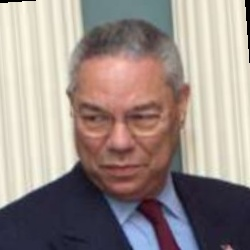
#> input picture module_2/data/lfw_funneled/Colin_Powell/Colin_Powell_0050.jpg, 250 x 250 px, found by its file name; its folder holds 4 pictures in this run
$ jupyter execute --allow-errors LIVE_Dimensionality_Reduction.ipynb   (shell and % lines are left out)
#> lines starting #> are read from the running program, lines starting #| are printed output that depends on the picture
## LIVE: Dimensionality Reduction
[ AppliedAICourse.com ]

**Pre-requisites:**
-  Three chapters @ AppliedAICourse starting from this video: https://www.appliedaicourse.com/lecture/11/applied-machine-learning-online-course/2878/what-is-dimensionality-reduction/2/module-2-data-science-exploratory-data-analysis-and-data-visualization

- Chapter names:
  1. Dimensionality reduction and Visualization
  2. PCA(Principal Component Analysis)
  3.  (t-SNE)T-distributed Stochastic Neighbourhood Embedding

**Agenda:**
- Code walk-through of
  - Dataset loading
  - Colab + GDrive
  - PCA
  - tSNE
- Introduce Scikit-Learn, OpenCV
- No theory, as it is already covered in the course videos.
- Key ingredients: Google + References + Basics of Python + Experiment + lots-of-patience + Check all inputs and outputs

### Data Matrix:
- Load + Preprocess-operations
- Face-Dataset:
  - http://vis-www.cs.umass.edu/lfw/
  - Download: http://vis-www.cs.umass.edu/lfw/lfw-funneled.tgz
- Download + Unzip + Upload to Drive to be used with Colab.

**lfw_funneled**:
- Download + Unzip
- "ls" to list folders
- some folders like George_W_Bush have more iamges and others have too few.
- http://vis-www.cs.umass.edu/lfw/#information
  - 13233 images
  - 5749 people
  - 1680 people with two or more images
- Idea: Let us only retain a few folders which have atleast 100 images per person/folder.
- Code on your laptop to remove folders with <100 images
- Upload foldes with >= 100 images to GDrive to save bandwidth

[cell 1]
# DONOT RUN this cell
# RUN IT ON YOUR COMPUTER to remove folder with < 100 images
import os
import shutil


directory = r'/home/raghav/Downloads/lfw_funneled/'

#Google "For each file in a directory Python" ---> https://www.newbedev.com/python/howto/how-to-iterate-over-files-in-a-given-directory/

for subfolder in os.listdir(directory):
    if os.path.isdir(directory+subfolder): #Google "IS direcotry or file Python" ----> https://pythonexamples.org/python-check-if-path-is-file-or-directory/
    	# print(subfolder)
    	# Google "number of files in a folder python " ----->https://stackoverflow.com/questions/2632205/how-to-count-the-number-of-files-in-a-directory-using-python
    	l =len(os.listdir(directory+subfolder))
    	if l < 100:
    		# Google: " Deletedirectory Python" --->https://linuxize.com/post/python-delete-files-and-directories/#deleting-directories-folders(directory+subfolder)
    		shutil.rmtree(directory+subfolder)
    	else:
    		print(subfolder + str(l))
#> pass 2 of the loop `for subfolder in os.listdir(directory):`:

 ***Uplaod 1153 files in 5 folders to GDrive. Ignore the txt files.***

**How to prevent Google Colab from disconnecting ?**

- https://medium.com/@shivamrawat_756/how-to-prevent-google-colab-from-disconnecting-717b88a128c0
- Easy to follow steps.

[cell 2]
# 1. Load data into Colab from Drive

# 1.1 Mount the google drive
# Tutorial: https://colab.research.google.com/notebooks/io.ipynb#scrollTo=u22w3BFiOveA
from google.colab import drive
drive.mount('/content/gdrive/')

# If you have too many files/folder in your drive at the top-level, you may encounter:
# ValueError: mount failed: timeout during initial read of root folder; for more info: https://research.google.com/colaboratory/faq.html#drive-timeout

# Organize your drive into few key folders at the top-level to avoid timeout errors

[cell 3]
# 1.2 Subfolder Paths

## See the files section in the side-window and figure out the folders/files

[cell 4]
# 1.3 Python code to list files and folders
# Same code snippets/functions as in code executed on your computer above.

import os
directory = r'/home/raghav/appliedai/module_2/data/lfw_funneled'
cnt = 0

for subfolder in os.listdir(directory):
  p = os.path.join(directory, subfolder)

  if os.path.isdir(p):

    print(p)
    print("****************************")

    for f in os.listdir(p):
      if f.endswith(".jpg"):
        fname = p + "/" + f
        # print(fname)
        cnt += 1
#> pass 2 of the loop `for subfolder in os.listdir(directory):`:
print(cnt)

[cell 5]
#1.4 Load one image & reshape into a vector

# Google "read image in opencv python " ---> https://opencv-python-tutroals.readthedocs.io/en/latest/py_tutorials/py_gui/py_image_display/py_image_display.html

import cv2 # opencv python
import numpy as np


# load the image
# Load an color image in grayscale
# Refer:https://docs.opencv.org/2.4/modules/highgui/doc/reading_and_writing_images_and_video.html?highlight=imread#imread
im = cv2.imread('/home/raghav/appliedai/module_2/data/lfw_funneled/Colin_Powell/Colin_Powell_0050.jpg',0)
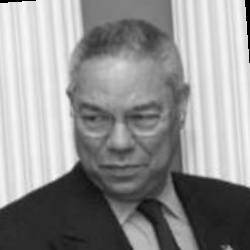
#> im: shape (250, 250); min 0, max 250, mean 146

print(type(im))
#| <class 'numpy.ndarray'>
print(im.shape)
#| (250, 250)

# show the image using MatPlotLib (seen earlier)
import matplotlib.pyplot as plt


plt.imshow(im, cmap=plt.get_cmap('gray'))
plt.show()

# reshape im to a vector
d = 62500 # dim of each image
imVec = np.reshape(im,(1,d)) # row-vector 1 X 62500
print(imVec.shape)
#| (1, 62500)

[cell 6]
# Make a function out of it
def loadImage(fileName):
  # load the image
  # Load an color image in grayscale
  # Refer:https://docs.opencv.org/2.4/modules/highgui/doc/reading_and_writing_images_and_video.html?highlight=imread#imread
  im = cv2.imread(fileName,0)
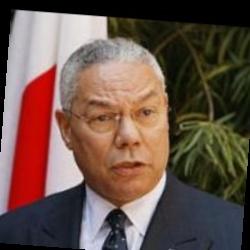
#> input picture module_2/data/lfw_funneled/Colin_Powell/Colin_Powell_0002.jpg, 250 x 250 px, found by its file name
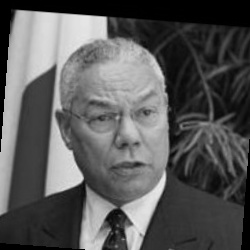
#> im: shape (250, 250); min 0, max 236, mean 89

  # reshape im to a vector
  d = 62500 # dim of each image
  imVec = np.reshape(im,(1,d)) # row-vector 1 X 62500
  return imVec

[cell 7]
# 1.5 Build a Data-Matrix with each row as an image
n = 1140
d = 62500

data = np.zeros((n,d))

index_file = dict(); # store ampping from row-index to filename

labels = [] # one unique number for all images in  each folder

# Reusing the code above to ietarte through each folder and image
import os
directory = r'/home/raghav/appliedai/module_2/data/lfw_funneled'

i=0
folderNum=-1;

for subfolder in os.listdir(directory): # for each folder
  p = os.path.join(directory, subfolder)

  if os.path.isdir(p): # check for subfolders
    folderNum += 1;

    for f in os.listdir(p):

      if f.endswith(".jpg"): # check for image files
        fname = p + "/" + f

        data[i,:] = loadImage(fname)
        index_file[i] = fname
        labels.append(folderNum)

        i += 1
#> pass 2 of the loop `for subfolder in os.listdir(directory):`:
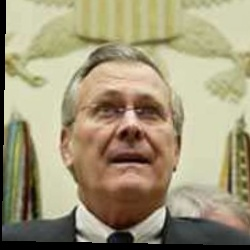
#> input picture module_2/data/lfw_funneled/Donald_Rumsfeld/Donald_Rumsfeld_0001.jpg, 250 x 250 px, found by its file name
#> in loadImage (call 5), `im = cv2.imread(fileName,0)`:
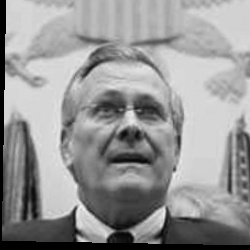
#> im: shape (250, 250); min 0, max 246, mean 149.9


print(i-1)
print(index_file.get(i-1))
print(labels[i-1])
# takes time as it has to load each iamge from disk and put it into memory

[cell 8]
print(data.shape)

# 1.6 sanity checks
print(np.max(data[10,:]))
print(np.min(data[10,:]))
print(np.mean(data[10,:]))

# thorough sanity checks to mkse sure everything is alright
tmp = data[10,:].reshape((250,250))

plt.imshow(tmp, cmap=plt.get_cmap('gray'))
plt.show()

#> (the rest of this cell did not finish here and is left out)

[cell 9]
# Let us store the data and index_file to drive so that we can load them directly
# Pickle Files

import pickle
# Google "read and write pickle files" ---> https://wiki.python.org/moin/UsingPickle

fName = directory + "data.pkl"
#> (the rest of this cell did not finish here and is left out)

### Scikit-Learn: PCA
- We will cover step by step and build slowly.
- Key ingredients: Google + References + Basics of Python + Experiment + lots-of-patience + Check all inputs and outputs
-  User-Guides: https://scikit-learn.org/stable/user_guide.html
- API: https://scikit-learn.org/stable/modules/classes.html
- Every library has a unique way of performing its operations. You just have to get used to it.

- Google "SKlearn PCA" ---> https://scikit-learn.org/stable/modules/classes.html

- Indepth reading: https://scikit-learn.org/stable/modules/classes.html + examples on the page

[cell 10]
# data-preprocess: mean centering +  variance scaling for each featrue
# Wiki for PCA: "PCA can be done by eigenvalue decomposition of a data covariance (or correlation)
# matrix or singular value decomposition of a data matrix, usually after a normalization
# step of the initial data. The normalization of each attribute consists of mean centering –
# subtracting each data value from its variable's measured mean so that its empirical mean (average) is zero.
# Some fields, in addition to normalizing the mean, do so for each variable's variance (to make it equal to 1)"

from sklearn import preprocessing
data_scaled = preprocessing.scale(data) #normalization
print(data_scaled.shape)

# viz a standarized image
tmp = data_scaled[10,:].reshape((250,250))
plt.imshow(tmp, cmap=plt.get_cmap('gray'))
plt.show()

[cell 11]
from sklearn.decomposition import PCA
import time
pca = PCA(n_components = 50)

start_time = time.time()
pca.fit(data_scaled)
end_time = time.time()

print(end_time-start_time)

print(pca)

[cell 12]
print(pca.explained_variance_ratio_)

import seaborn as sns

plt.plot(pca.explained_variance_ratio_)
plt.grid()
plt.xlabel('component')
plt.ylabel('variance explained')
plt.show()
#> figure, not shown here; curve peaks at x = 0, y = 0.87

[cell 13]
# visualize the images corresponding to the top eigenvectors
print(pca.components_.shape)

# Google "Subplots in Matplotlib" ---> https://jakevdp.github.io/PythonDataScienceHandbook/04.08-multiple-subplots.html

for i in range(pca.components_.shape[0]):

  fig = plt.figure(i)

  im = np.reshape(pca.components_[i,:],(250,250))
  plt.imshow(im, cmap=plt.get_cmap('gray'))
  plt.title(str(i))

plt.show()
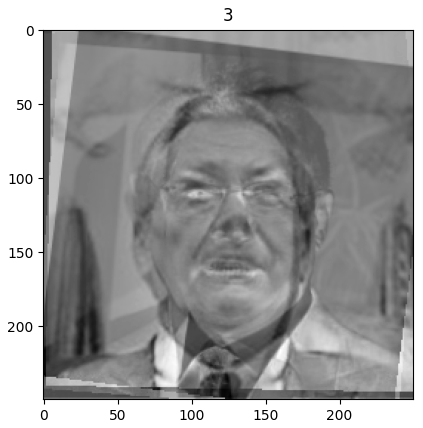
#> figure drawn by matplotlib, 1 panel
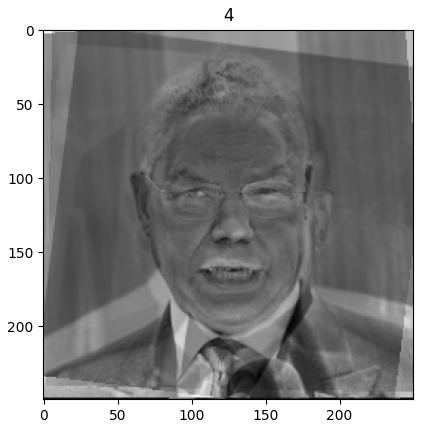
#> figure drawn by matplotlib, 1 panel
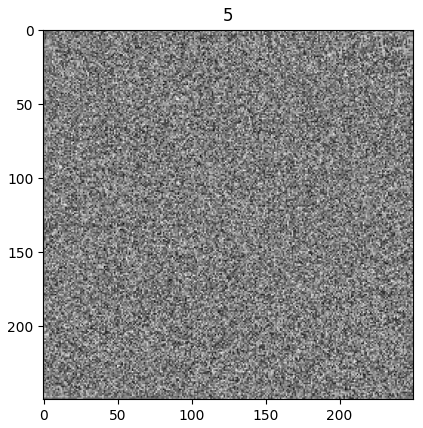
#> figure drawn by matplotlib, 1 panel
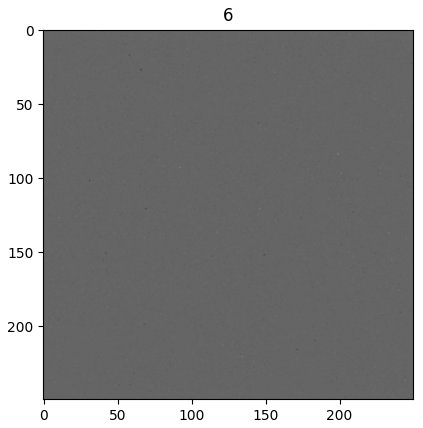
#> figure drawn by matplotlib, 1 panel
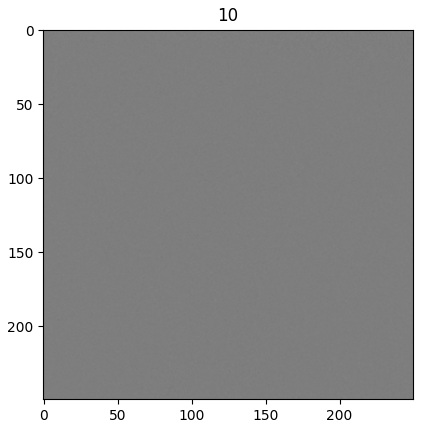
#> figure drawn by matplotlib, 1 panel
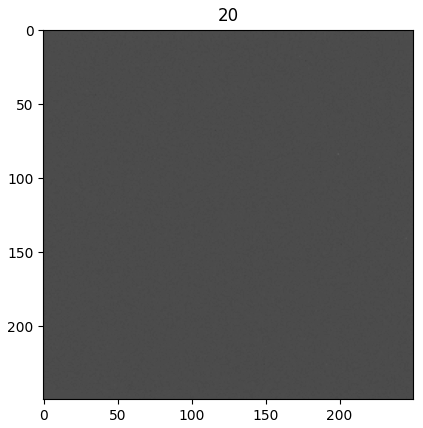
#> figure drawn by matplotlib, 1 panel
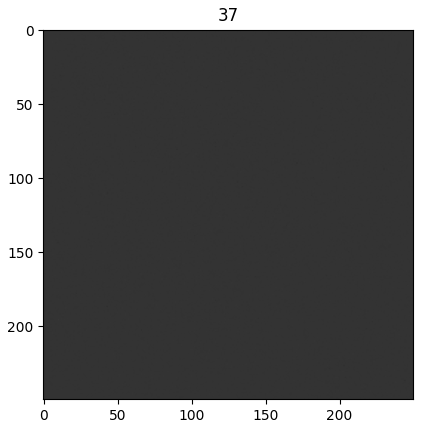
#> figure drawn by matplotlib, 1 panel
